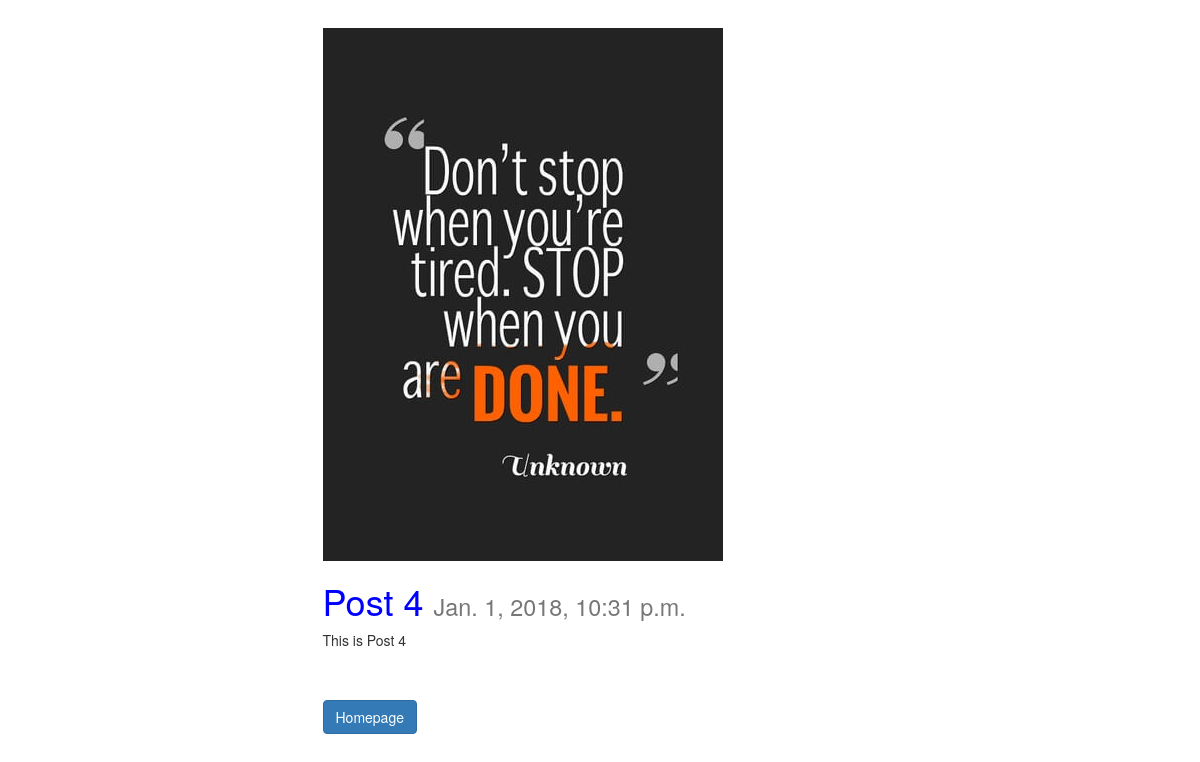
Page /posts/33/ on the committed database.
### posts/models.py (models this page shows, shortened)
class Post(models.Model):
	title = models.CharField(max_length=20)
	image = models.ImageField(null=True, blank=True,
			width_field="width_field",
			height_field="height_field")
	height_field = models.IntegerField(default=0)
	width_field = models.IntegerField(default=0)
	content = models.TextField()
	updated = models.DateTimeField(auto_now=True,auto_now_add=False)
	timestamp = models.DateTimeField(auto_now=False,auto_now_add=True)
	class Meta:
		ordering = ['-timestamp', '-updated']

### posts/views.py (the view)
# urls.py: url(r'^(?P<id>\d+)/$', post_detail, name='detail'),
def post_detail(request,id=None):
	instance = get_object_or_404(Post,id=id)
	context = {
		'title' : instance.title,
		'instance': instance
	}
	return render(request, 'post_detail.html', context)

### templates/post_detail.html (shortened to what this page needs)
{% extends "base.html" %}
{% block content %}
	<div class='row'>
		<div class='col-sm-6 col-sm-offset-3'>
				{% if instance.image %}
				<img src="{{instance.image.url}}" class="img-responsive" style='margin-top: 5%;'>
				{% endif %}
			<h1>{{ title }} <small>{{ instance.timestamp }}</small></h1>
			{{instance.content| linebreaks}}<br/>
			<a href="{% url 'list'%}" class="btn btn-primary" role="button">Homepage</a>
		</div>
	</div>
{% endblock content %}

### static/css/style.css (style rules this page uses)
.input-group, .btn-primary { margin-top: 20px; }

### rows in the picture
Post: image (picture), title "Post 4", timestamp "Jan. 1, 2018, 10:31 p.m.", content "This is Post 4"
